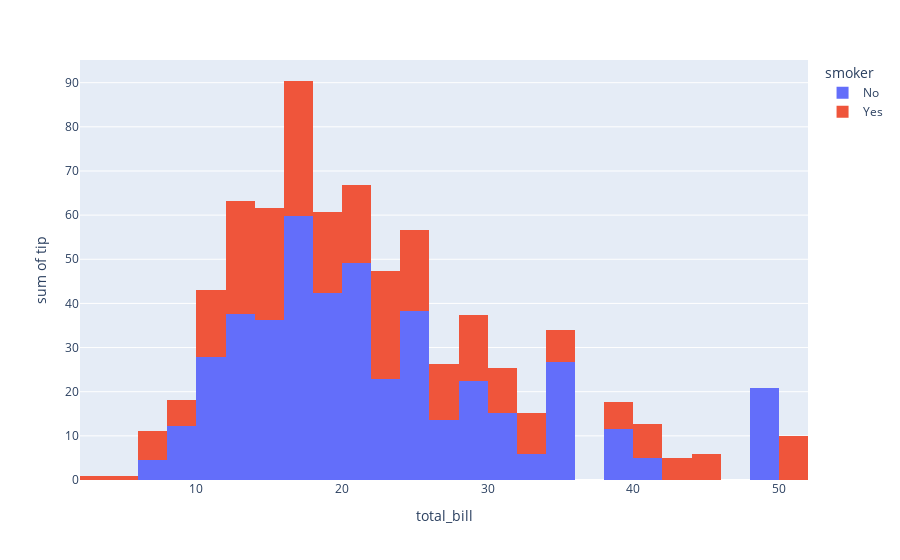

Write notebook code for a chart like this one.
### Code cell
px.histogram(tips,x="total_bill", y="tip", histfunc="sum", color="smoker" )

### Figure 1 — Plotly figure (JSON) as saved in the notebook; plotly's stock layout.template omitted (floating-point values rounded to 4 significant figures; data arrays with more than 128 entries replaced by an {"elided": "..."} marker saying what was removed)
{"data": [{"alignmentgroup": "True", "bingroup": "x", "histfunc": "sum", "hovertemplate": "smoker=No<br>total_bill=%{x}<br>sum of tip=%{y}<extra></extra>", "legendgroup": "No", "marker": {"color": "#636efa"}, "name": "No", "offsetgroup": "No", "orientation": "v", "showlegend": true, "type": "histogram", "x": {"elided": "151 float values"}, "xaxis": "x", "y": {"elided": "151 float values"}, "yaxis": "y"}, {"alignmentgroup": "True", "bingroup": "x", "histfunc": "sum", "hovertemplate": "smoker=Yes<br>total_bill=%{x}<br>sum of tip=%{y}<extra></extra>", "legendgroup": "Yes", "marker": {"color": "#EF553B"}, "name": "Yes", "offsetgroup": "Yes", "orientation": "v", "showlegend": true, "type": "histogram", "x": [38.01, 11.24, 20.29, 13.81, 11.02, 18.29, 3.07, 15.01, 26.86, 25.28, 17.92, 19.44, 32.68, 28.97, 5.75, 16.32, 40.17, 27.28, 12.03, 21.01, 11.35, 15.38, 44.3, 22.42, 15.36, 20.49, 25.21, 14.31, 16, 17.51, 10.59, 10.63, 50.81, 15.81, 7.25, 31.85, 16.82, 32.9, 17.89, 14.48, 9.6, 34.63, 34.65, 23.33, 45.35, 23.17, 40.55, 20.9, 30.46, 18.15, 23.1, 15.69, 19.81, 28.44, 15.48, 16.58, 10.34, 43.11, 13, 13.51, 18.71, 12.74, 13, 16.4, 20.53, 16.47, 26.59, 38.73, 24.27, 12.76, 30.06, 25.89, 13.27, 28.17, 12.9, 28.15, 11.59, 7.74, 30.14, 12.16, 13.42, 8.58, 13.42, 16.27, 10.09, 22.12, 24.01, 15.69, 15.53, 12.6, 32.83, 27.18, 22.67], "xaxis": "x", "y": [3, 1.76, 3.21, 2, 1.98, 3.76, 1, 2.09, 3.14, 5, 3.08, 3, 5, 3, 1, 4.3, 4.73, 4, 1.5, 3, 2.5, 3, 2.5, 3.48, 1.64, 4.06, 4.29, 4, 2, 3, 1.61, 2, 10, 3.16, 5.15, 3.18, 4, 3.11, 2, 2, 4, 3.55, 3.68, 5.65, 3.5, 6.5, 3, 3.5, 2, 3.5, 4, 1.5, 4.19, 2.56, 2.02, 4, 2, 5, 2, 2, 4, 2.01, 2, 2.5, 4, 3.23, 3.41, 3, 2.03, 2.23, 2, 5.16, 2.5, 6.5, 1.1, 3, 1.5, 1.44, 3.09, 2.2, 3.48, 1.92, 1.58, 2.5, 2, 2.88, 2, 3, 3, 1, 1.17, 2, 2], "yaxis": "y"}], "layout": {"barmode": "relative", "legend": {"title": {"text": "smoker"}, "tracegroupgap": 0}, "margin": {"t": 60}, "xaxis": {"anchor": "y", "domain": [0, 1], "title": {"text": "total_bill"}}, "yaxis": {"anchor": "x", "domain": [0, 1], "title": {"text": "sum of tip"}}}}
